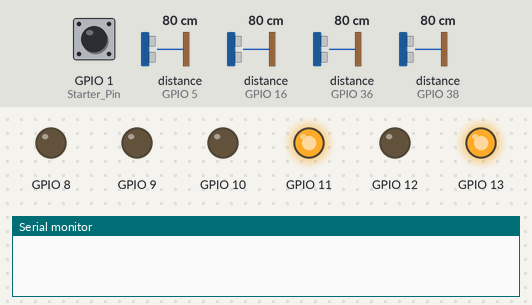
Recording of a program running on a simulated ESP32-S3. Parts: output pins drawn as LEDs (lit = HIGH), the last lines printed to the serial monitor. Inputs (shaded band) come from the test bench; at power-on: GPIO 1 (Starter_Pin) HIGH, distance to the obstacle (sensors on GPIO 5, GPIO 16, GPIO 36, GPIO 38) 80 cm. The echo pulse lasts 58.3 µs per cm; pins used as bus, display or sensor lines are not drawn.

Above: at 1.2 s.
1.3 s: GPIO 1 (Starter_Pin) pulled LOW for 0.15 s
At 2.0 s:
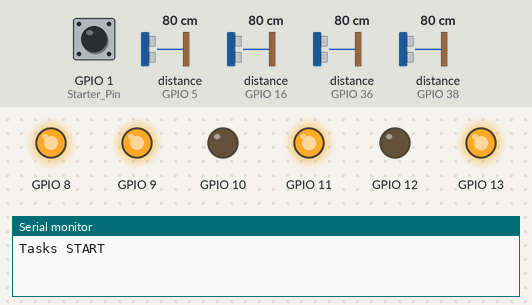
2.9 s: distance to the obstacle (sensor on GPIO 5) set to 40 cm
4.4 s: distance to the obstacle (sensor on GPIO 5) set to 32 cm
At 5.6 s:
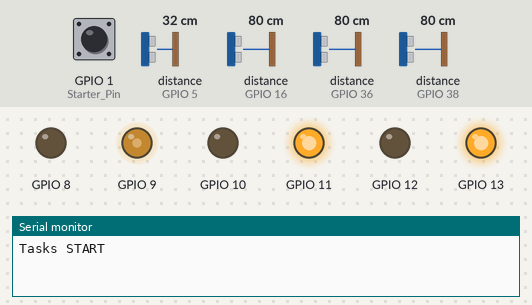
5.9 s: distance to the obstacle (sensor on GPIO 16) set to 5 cm
7.4 s: distance to the obstacle (sensor on GPIO 16) set to 2 cm
At 8.6 s:
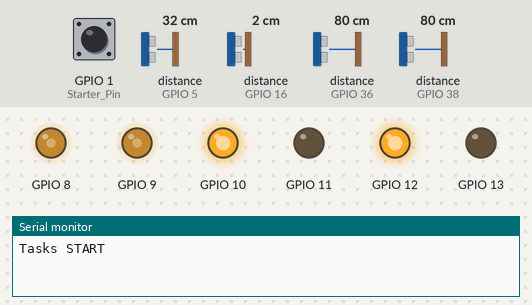
8.9 s: GPIO 1 (Starter_Pin) pulled LOW for 1 s
At 9.5 s:
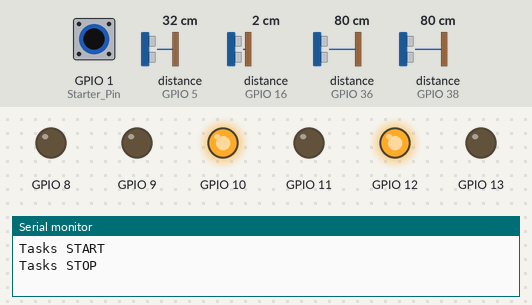
Timing chart, 0 to 11.9 s (numbered marks = the images above; inputs shaded):
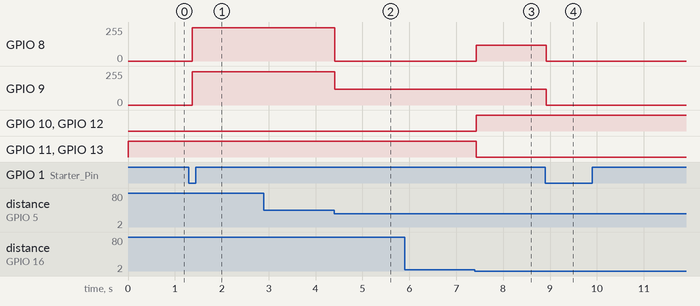

The program:

main.cpp
```cpp
#include <Wire.h>
#include "hardware/Motor/Motor.h"
#include "hardware/SonarSensor/SonarSensor.h"
#include <Arduino.h>
#include <WiFi.h>

// ================== CONFIG MOTORES ==================
const unsigned int MOTOR_1_A = 10;
const unsigned int MOTOR_1_B = 11;

const unsigned int MOTOR_2_A = 12;
const unsigned int MOTOR_2_B = 13;

const unsigned int MOTOR_PWM_1 = 8;
const unsigned int MOTOR_PWM_2 = 9;

// ================== CONFIG SENSORES ==================
const unsigned int SENSOR_TrigPin_FL = 15;
const unsigned int SENSOR_EchoPin_FL = 16;

const unsigned int SENSOR_TrigPin_FR = 4;
const unsigned int SENSOR_EchoPin_FR = 5;

const unsigned int SENSOR_TrigPin_BL = 35;
const unsigned int SENSOR_EchoPin_BL = 36;

const unsigned int SENSOR_TrigPin_BR = 37;
const unsigned int SENSOR_EchoPin_BR = 38;

const unsigned int deadZonePwm = 120;
const unsigned int maxLimitPwm = 250;

// ================== CONFIG POTs  ==================
const unsigned int PotDistancePin = 3;
const unsigned int PotPwmPin = 5;

// ================== CONFIG  ==================
const unsigned int releaseTimePots = 1000;
const unsigned int AnalogMaxValue = 4095;
const unsigned int minLimitDistance = 3;
const unsigned int maxLimitDistance = 35;

//==================== Starter ==================
const unsigned int Starter_Pin = 1;

// ==================== Motores ========================
Motor Motor_A(MOTOR_1_A, MOTOR_1_B, MOTOR_PWM_1, maxLimitPwm, deadZonePwm, 0);
Motor Motor_B(MOTOR_2_A, MOTOR_2_B, MOTOR_PWM_2, maxLimitPwm, deadZonePwm, 1);

// ==================== Sensores =========================
SonarSensor Front_Sensor_FL(SENSOR_TrigPin_FL, SENSOR_EchoPin_FL);
SonarSensor Front_Sensor_FR(SENSOR_TrigPin_FR, SENSOR_EchoPin_FR);

SonarSensor Front_Sensor_BL(SENSOR_TrigPin_BL, SENSOR_EchoPin_BL);
SonarSensor Front_Sensor_BR(SENSOR_TrigPin_BR, SENSOR_EchoPin_BR);

// ====================== Variáveis =====================
volatile bool isTurn = false;
volatile bool isBackward = false;
volatile float currentPwm = 0;
volatile unsigned long potsLastMillis = 0;
volatile int distanceDetection = maxLimitDistance;
volatile int currentMaxLimitPwm = maxLimitPwm;
volatile bool tasksRunning = false;
volatile bool lastState = HIGH;
static unsigned long lastTrigger = 0;

TaskHandle_t taskForward;
TaskHandle_t taskBackward;
TaskHandle_t taskCommands;
TaskHandle_t taskPots;

enum Commands
{
  STOP,
  FORWARD,
  BACKWARD,
  LEFT,
  RIGHT
};

volatile Commands currentCommand = STOP;

float lerp(float a, float b, float t)
{
  return a + t * (b - a);
}

void taskStarterSensorLoop(void *pvParameters)
{
  while (true)
  {
    bool currentState = digitalRead(Starter_Pin);

    if (lastState == HIGH && currentState == LOW &&
        millis() - lastTrigger > 300)
    {
      lastTrigger = millis();

      tasksRunning = !tasksRunning;

      if (tasksRunning)
      {
        Serial.println("Tasks START");
      }
      else
      {

        Serial.println("Tasks STOP");
      }
    }

    lastState = currentState;
    vTaskDelay(pdMS_TO_TICKS(30));
  }
}
// ===================== SENSORES =======================
void taskForwardLoop(void *pvParameters)
{
  while (true)
  {
    if (!tasksRunning)
    {
      Motor_A.setValue(0);
      Motor_B.setValue(0);
      vTaskDelay(pdMS_TO_TICKS(50));
      continue;
    }

    int distanceFL = Front_Sensor_FL.read();
    int distanceFR = Front_Sensor_FR.read();

    int motorDistanceSensor = min(distanceFL, distanceFR);

    if (motorDistanceSensor < distanceDetection)
    {
      if (motorDistanceSensor < minLimitDistance)
      {
        isBackward = true;
      }

      if (!isTurn)
      {
        isTurn = true;
        if (distanceFR < distanceFL)
          currentCommand = LEFT;
        else
          currentCommand = RIGHT;
      }
    }
    else
    {
      isTurn = false;
      isBackward = false;
      currentCommand = FORWARD;
    }

    vTaskDelay(pdMS_TO_TICKS(20));
  }
}

// ===================== BACKWARD =======================
void taskBackwardLoop(void *pvParameters)
{
  while (true)
  {
    if (!tasksRunning)
    {
      Motor_A.setValue(0);
      Motor_B.setValue(0);
      vTaskDelay(pdMS_TO_TICKS(50));
      continue;
    }

    if (isBackward)
    {
      int distanceBL = Front_Sensor_BL.read();
      int distanceBR = Front_Sensor_BR.read();

      int motorDistanceSensor = min(distanceBL, distanceBR);

      if (motorDistanceSensor <= minLimitDistance)
      {
        currentCommand = FORWARD;
      }
      else
      {
        currentCommand = BACKWARD;
      }
    }

    vTaskDelay(pdMS_TO_TICKS(20));
  }
}

// ===================== POTENCIÔMETROS =======================
void taskPotsLoop(void *pvParameters)
{
  TickType_t xLastWakeTime = xTaskGetTickCount();
  const TickType_t xFrequency = pdMS_TO_TICKS(1000); // 100ms

  while (true)
  {
    if (!tasksRunning)
    {
      vTaskDelay(pdMS_TO_TICKS(50));
      continue;
    }

    int potLeft = analogRead(PotDistancePin);
    distanceDetection = map(potLeft, 0, AnalogMaxValue,
                            minLimitDistance, maxLimitDistance);

    int potRight = analogRead(PotPwmPin);
    currentMaxLimitPwm = map(potRight, 0, AnalogMaxValue,
                             deadZonePwm, maxLimitPwm);

    vTaskDelayUntil(&xLastWakeTime, xFrequency);
  }
}

// ===================== COMANDOS =======================
void taskCommandsLoop(void *pvParameters)
{
  while (true)
  {
    if (!tasksRunning)
    {
      Motor_A.setValue(0);
      Motor_B.setValue(0);
      vTaskDelay(pdMS_TO_TICKS(50));
      continue;
    }

    switch (currentCommand)
    {
    case LEFT:
      Motor_A.setValue(0);
      Motor_B.setValue(deadZonePwm);
      break;

    case RIGHT:
      Motor_A.setValue(deadZonePwm);
      Motor_B.setValue(0);
      break;

    case FORWARD:
      Motor_A.forward();
      Motor_B.forward();
      Motor_A.setValue(currentMaxLimitPwm);
      Motor_B.setValue(currentMaxLimitPwm);
      break;

    case BACKWARD:
      Motor_A.backward();
      Motor_B.backward();
      Motor_A.setValue(deadZonePwm);
      Motor_B.setValue(deadZonePwm);
      break;

    case STOP:
      Motor_A.setValue(0);
      Motor_B.setValue(0);
      break;
    }

    vTaskDelay(pdMS_TO_TICKS(10));
  }
}

// ===================== SETUP =======================

void setup()
{
  Serial.begin(115200);

  WiFi.disconnect(true);
  WiFi.mode(WIFI_OFF);
  btStop();

  pinMode(Starter_Pin, INPUT_PULLUP);

  Front_Sensor_FL.begin();
  Front_Sensor_FR.begin();
  Front_Sensor_BL.begin();
  Front_Sensor_BR.begin();
  Motor_A.begin();
  Motor_B.begin();

  xTaskCreatePinnedToCore(taskStarterSensorLoop, "StarterSensor", 2048, NULL, 3, NULL, 1);
  xTaskCreatePinnedToCore(taskForwardLoop, "Forward", 4096, NULL, 2, &taskForward, 0);
  xTaskCreatePinnedToCore(taskBackwardLoop, "Backward", 4096, NULL, 1, &taskBackward, 1);
  xTaskCreatePinnedToCore(taskCommandsLoop, "Commands", 2048, NULL, 1, &taskCommands, 1);
  // xTaskCreatePinnedToCore(taskPotsLoop, "Pots", 2048, NULL, 1, &taskPots, 1);
}

void loop()
{
}
```

Motor.cpp
```cpp
#include "Arduino.h"
#include "Motor.h"

#define PWM_FREQ 490
#define PWM_RESOLUTION 8

Motor::Motor(unsigned int pinA, unsigned int pinB, unsigned int pinPwm, unsigned int maxLimitPwm, unsigned int pwmDeadZone, unsigned int pwmChannel)
    : pinA(pinA), pinB(pinB), pinPwm(pinPwm), maxLimitPwm(maxLimitPwm), pwmDeadZone(pwmDeadZone), pwmChannel(pwmChannel)
{

}
void Motor::begin()
{
    pinMode(pinA, OUTPUT);
    pinMode(pinB, OUTPUT);
    pinMode(pinPwm, OUTPUT);

    ledcSetup(pwmChannel, PWM_FREQ, PWM_RESOLUTION);
    ledcAttachPin(pinPwm, pwmChannel);
    forward();
}
void Motor::forward()
{
    digitalWrite(pinA, LOW);
    digitalWrite(pinB, HIGH);
}
void Motor::backward()
{
    digitalWrite(pinA, HIGH);
    digitalWrite(pinB, LOW);
}

void Motor::setValue(int val)
{
    val = val < pwmDeadZone ? 0 : constrain(val, pwmDeadZone, maxLimitPwm);
    ledcWrite(pwmChannel, val);
}
unsigned int Motor::getPinA()
{
    return pinA;
}
unsigned int Motor::getPinB()
{
    return pinB;
}
unsigned int Motor::getPinPwm()
{
    return pinPwm;
}
```

Motor.h
```cpp
class Motor
{
public:
    Motor(unsigned int pinA, unsigned int pinB, unsigned int pinPwm, unsigned int maxLimitPwm, unsigned int pwmDeadZone, unsigned int pwmChannel);
    void forward();
    void backward();
    void setValue(int val);
    unsigned int getPinA();
    unsigned int getPinB();
    unsigned int getPinPwm();
    void begin();

private:
    unsigned int pinA;
    unsigned int pinB;
    unsigned int pinPwm;
    unsigned int minLimitPwm;
    unsigned int maxLimitPwm;
    unsigned int pwmDeadZone;
    unsigned int pwmChannel;
};
```

SonarSensor.cpp
```cpp
#include "Arduino.h"
#include "SonarSensor.h"

SonarSensor::SonarSensor(unsigned int trigPin, unsigned int echoPin) : trigPin(trigPin),
                                                                       echoPin(echoPin)
{
}
void SonarSensor::begin()
{
    pinMode(trigPin, OUTPUT);               // Define o Trigger como Saída
    pinMode(echoPin, INPUT);                // Define o Echo como Entrada
}

int SonarSensor::read()
{
    digitalWrite(trigPin, LOW);
    delayMicroseconds(2);

    digitalWrite(trigPin, HIGH);
    delayMicroseconds(10);
    digitalWrite(trigPin, LOW);

    long duration = pulseIn(echoPin, HIGH, 30000);

    if (duration == 0) return 999;

    return duration * 0.034 / 2;
}
```

SonarSensor.h
```cpp
class SonarSensor
{
public:
    SonarSensor(unsigned int trigPin, unsigned int echoPin);
    unsigned int getTrigPin();
    unsigned int getEchoPin();
    int read();
    void begin();

private:
    unsigned int trigPin;
    unsigned int echoPin;
};
```

Measured:
- the behaviour switches between 36 and 35 cm on distance to the obstacle (sensor on GPIO 5) (found by bisection; images 1 and 2)
- the behaviour switches between 4 and 3 cm on distance to the obstacle (sensor on GPIO 16) (found by bisection; images 2 and 3)
- after the input at 1.3 s, GPIO 8, GPIO 9: 0/255 → 249/255 after 0.07 s
- after the input at 2.9 s, every drawn part: stays the same
- after the input at 4.4 s, GPIO 8: 249/255 → 0/255 at once; GPIO 9: 249/255 → 120/255 at once
- after the input at 5.9 s, every drawn part: stays the same
- after the input at 7.4 s, GPIO 8: 0/255 → 120/255 at once; GPIO 10, GPIO 12: LOW → HIGH at once; GPIO 11, GPIO 13: HIGH → LOW at once
- after the input at 8.9 s, GPIO 8, GPIO 9: 120/255 → 0/255 at once
